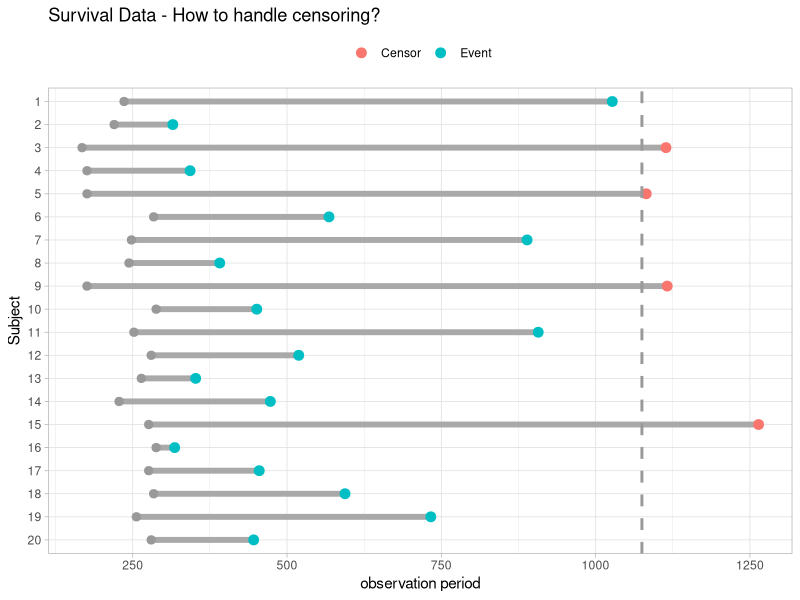

The R script that drew this image:
## ---- chunk 1
library(tidyverse)
library(scales)
library(survival)
library(survminer)
## ---- chunk 2
#| fig-cap: "Censored observations still contain information. Excluding or ignoring leads to biased and inefficient predictions."
#| code-fold: true

survival::lung[81:100,] %>%
  mutate(
    subject = factor(row_number()),
    status = factor(status, levels = c(1, 2), labels = c("Censor", "Event")),
    start_time = age * 4,
    time = case_when(
      subject == 3 ~ time + 750,
      subject == 5 ~ time + 100,
      subject == 9 ~ time + 200,
      subject == 15 ~ time + 400,
      TRUE ~ time
    )
  ) %>%
  ggplot(aes(y = fct_rev(subject))) +
  geom_segment(aes(yend = fct_rev(subject), x = start_time, xend = start_time + time), size = 2, color = "darkgray") +
  geom_point(aes(x = start_time), color = "gray60", size = 2.5) +
  geom_point(aes(x = start_time + time, color = status), size = 3) +
  geom_vline(aes(xintercept = 1075), color = "gray60", linetype = 2, size = 1) +
  theme_light() +
  theme(legend.position = "top") +
  labs(title = "Survival Data - How to handle censoring?", x = "observation period",
       y = "Subject", color = NULL)
## ---- chunk 3
head(survival::lung)
## ---- chunk 4
lung_1 <- survival::lung %>%
  mutate(sex = factor(sex, levels = c(1, 2), labels = c("Male", "Female")))
(km_diff <- survdiff(Surv(time, status) ~ sex, data = lung_1))
